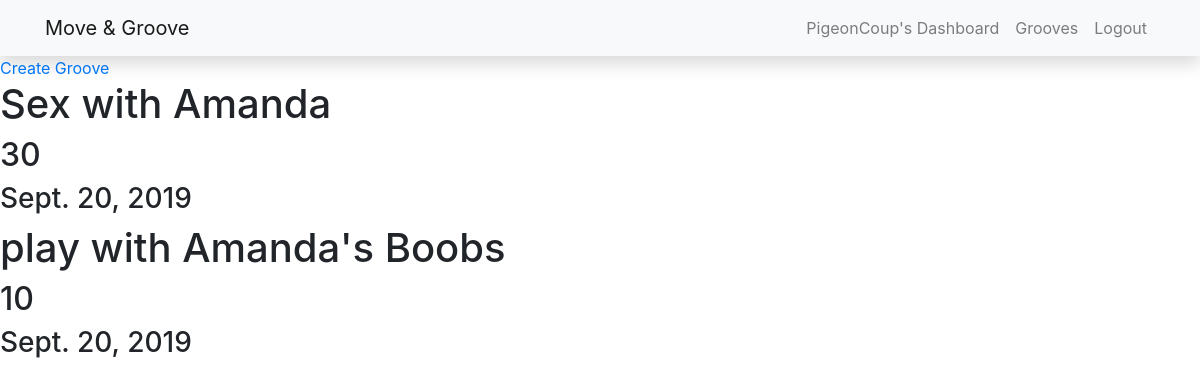
The app's page /dashboard (signed in) with its own data.
### groove/models.py (models this page shows, shortened)
class Groove(models.Model):
  groove = models.CharField(max_length=200)
  date = models.DateField()
  duration = models.IntegerField()
  user = models.ForeignKey(User, on_delete=models.CASCADE)

### groove/views.py (the view)
# urls.py: path('dashboard', views.dashboard, name='dashboard'),
@login_required
def dashboard(request):
   list_of_my_grooves = Groove.objects.filter(user=request.user)
   return render(request, 'grooves/dashboard.html', {'list_of_my_grooves': list_of_my_grooves})

### templates/grooves/dashboard.html (shortened to what this page needs)
{% extends 'base.html' %}
{% block content %}
    <h1> Dash</h1>
           <a href="{% url 'create_groove' %}">Create Groove</a>
        <div>
          {% for move in list_of_my_grooves %}
            <h1>{{move.groove}}   </h1>
            <h2>{{move.duration}}</h2>
            <h3>{{move.date}}</h3>
        {% endfor %}
        </div>
{% endblock %}

### templates/partials/_navbar.html (shortened to what this page needs)
<nav class="navbar navbar-expand-lg navbar-light bg-light shadow fixed-top">
  <div class="container">
    <a class="navbar-brand" href="{% url 'index' %}">Move & Groove</a>
    <div class="collapse navbar-collapse" id="navbarResponsive">
   <ul class="navbar-nav ml-auto">
                       {% if user.is_authenticated %}
                        <li class="nav-item">
                            <a class="nav-link waves-effect" href="{% url 'dashboard' %}">{{user.username}}'s Dashboard</a>
                        </li>
                       <li class="nav-item">
                            <a class="nav-link waves-effect" href="{% url 'grooves' %}">Grooves</a>
                        </li>
                        <li class="nav-item">
                            <a class="nav-link waves-effect" href="{% url 'logout' %}" >Logout</a>
                        </li>
                        {% endif %}
    </div>
  </div>
</nav>

### movegroove/static/index.css (style rules this page uses)
html, body, .view { height: 100%; }

### records on screen
Groove: groove "Sex with Amanda", duration "30", date "Sept. 20, 2019"
Groove: groove "play with Amanda's Boobs", duration "10", date "Sept. 20, 2019"

### other values on screen
{{ user.username }} "PigeonCoup"
